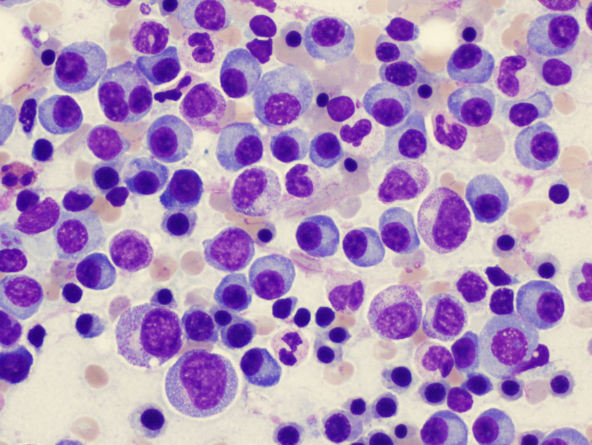
%> input picture Cells segmentation and classification/plasma.jpg, 1183 x 890 px (shown at 1/2 size)
$ octave Es1_Analisi_BB_Problematiche.m   (GNU Octave 9; MATLAB toolbox functions it lacks are replaced by stand-ins)
%> lines starting %> are read from the running program, lines starting %| are printed output that depends on the picture; in (x1, y1, x2, y2) boxes, pixels count from 0 and x2, y2 are one past the last pixel; in counts of white or black regions, pixels touching at a corner belong together; the program's own positions count from 1
%% Bounding Box "Problematiche"
% Questo script permette di visualizzare le bounding box dei nuclei e di analizzare quelle problematiche (più di un nucleo per bb, sovrapposizioni, ecc.).
% Carico l'immagine originale e l'immagine post prima segmentazione dal codice principale, e una volta risolte le "problematiche", salvo il risultato finale da caricare nel codice principale.
% L'obbiettivo è quello di avere nuceli separati e non sovrapposti, che vengano etichettati come oggetti distinti.

clear
close all
clc

%% Caricamento delle immagini

% Carico l'immagine originale e l'immagine modificata binaria

image = imread('plasma.jpg');
%> image is the input picture: size 890x1183x3 uint8; mean R, G, B 175.4, 146.7, 189.1
data = load('img_modified.mat');
img_modified = mat2gray(data.img_modified);

% Etichetto gli oggetti nell'immagine binaria e calcolo le bounding box

labeledImage = bwlabel(img_modified, 4);
measurements = regionprops(labeledImage, 'BoundingBox');
boundingBoxes = reshape([measurements.BoundingBox], 4, []).';

%% Visualizzazione delle bounding box

figure("Name", 'Bounding box sui nuclei');
imshow(image);
title('Bounding box sui nuclei');
hold on;

% Disegno le bounding box sull'immagine

for i = 1:size(boundingBoxes, 1)
    rectangle('Position', boundingBoxes(i, :), 'EdgeColor', 'r', 'LineWidth', 1.5);
end
%> this loop made 2 passes; what is shown inside it comes from the first
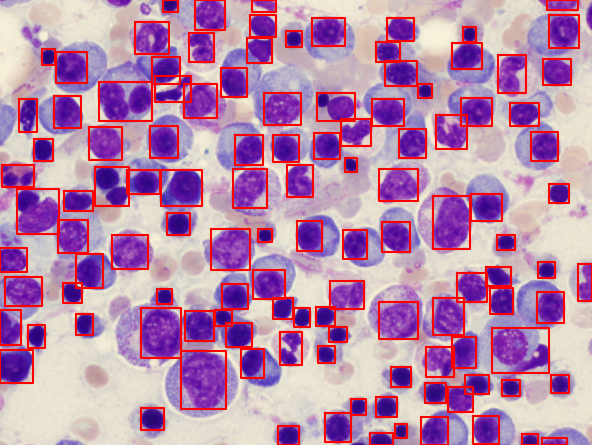
%> figure redrawn from the program's plot data; shown at 1/2 size; its title reads 'Bounding box sui nuclei'
hold off;

%% Analisi delle bounding box problematiche
% Visuallizzo il risultato della prima segmentazione per le bounding box problematiche e le paragono con la bounding box corrispondente nell'immagine originale.
% Questo mi permette di capire quale sia il problema e come risolverlo.

% Lista delle bounding box che richiedono segmentazione manuale o valutazione

problematicBoundingBoxes = [4, 6, 19, 20, 30, 36, 55, 57, 63, 67, 68, 90, 102, 117];
numBoxes = numel(problematicBoundingBoxes);
boxesPerFigure = 7; % Numero di bounding box per figura

% Itero sulle figure per visualizzare i nuclei delle bounding box problematiche

for fig = 1:2
    figure("Name", ['Bounding box problematiche - Figura ', num2str(fig)]);

    % Determino quali bounding box visualizzare nella figura corrente
    startIdx = (fig - 1) * boxesPerFigure + 1;
    endIdx = min(fig * boxesPerFigure, numBoxes);
    currentBoxes = problematicBoundingBoxes(startIdx:endIdx);

    % Visualizzo ogni bounding box
    for idx = 1:numel(currentBoxes)
        boxIdx = currentBoxes(idx);

        % Trovo le coordinate per il ritaglio
        [row, col] = find(labeledImage == boxIdx);
        rowMin = min(row); rowMax = max(row);
        colMin = min(col); colMax = max(col);

        % Ritaglio l'immagine originale e quella binaria
        croppedBinary = labeledImage(rowMin:rowMax, colMin:colMax) > 0;
        croppedOriginal = image(rowMin:rowMax, colMin:colMax, :);

        % Visualizzo l'immagine binaria e quella originale
        subplot(boxesPerFigure, 2, 2 * (idx - 1) + 1);
        imshow(croppedBinary);
        title(['Binary - Nucleo ', num2str(boxIdx)]);

        subplot(boxesPerFigure, 2, 2 * (idx - 1) + 2);
        imshow(croppedOriginal);
        title(['Original - Nucleo ', num2str(boxIdx)]);
    end
%> this loop made 7 passes
%> pass 1, `croppedOriginal = image(rowMin:rowMax, colMin:colMax, :);`:
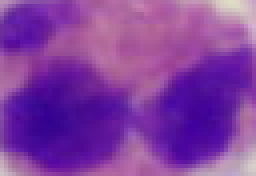
%> croppedOriginal: size 44x64x3 uint8 (shown 4 times larger); mean R, G, B 130.1, 61.7, 159.8
%> pass 1, `imshow(croppedBinary);`:
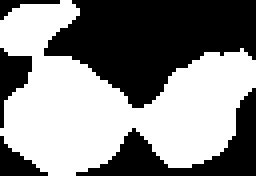
%> displayed picture: size 44x64 logical (shown 4 times larger); 52.7% white; 5 black regions, box (x1, y1, x2, y2) and area: (11, 0, 64, 27) 873, (19, 22, 64, 44) 297, (0, 12, 8, 32) 78, (0, 34, 12, 44) 57, (0, 0, 15, 5) 26
%> pass 2, `croppedOriginal = image(rowMin:rowMax, colMin:colMax, :);`:
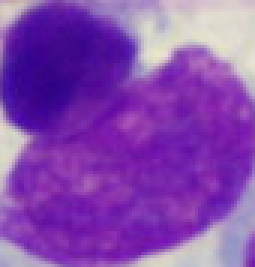
%> croppedOriginal: size 89x85x3 uint8 (shown 3 times larger); mean R, G, B 133.7, 72.4, 175.2
%> pass 2, `imshow(croppedBinary);`:
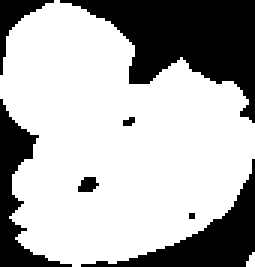
%> displayed picture: size 89x85 logical (shown 3 times larger); 68.9% white; 7 black regions (2 under 20 px), largest, box (x1, y1, x2, y2) and area: (20, 0, 85, 41) 1233, (27, 53, 85, 89) 548, (0, 33, 24, 89) 409, (0, 0, 18, 25) 125, (26, 59, 33, 64) 26
%> after the loop:
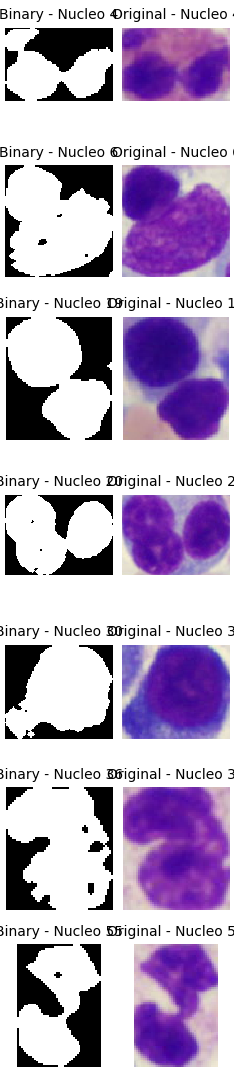
%> figure redrawn from the program's plot data, 14 panels
end

%% Segmentazione manuale delle bounding box selezionate
% Note:
% - Bounding box 90: contiene un singolo nucleo che si sta frammentando (lo conisdero come uno).
% - Bounding box 117: contiene due nuclei parziali sul bordo (considerati come uno).
% - Le altre bounding box contengono ciascuna 2/3 nuclei, da segmentare manualmente. Per 2 casi ci sono parti che si sovrappongono.
% Essendo quindi pochissimi casi, decido di perdere quella poca informazione.
% Si potrebbe applicare Hough circles ma solo per casi in cui le cellule hanno forma circolare come bb 20. Per le altre andrei ad approssimare troppo le altre forme come cerchi.


manualBoxes = [4, 6, 19, 20, 30, 36, 55, 57, 63, 67, 68, 102]; % Bounding box da segmentare

for i = 1:numel(manualBoxes)
    boxIdx = manualBoxes(i);

    % Trovo le coordinate per il ritaglio
    [row, col] = find(labeledImage == boxIdx);
    rowMin = min(row); rowMax = max(row);
    colMin = min(col); colMax = max(col);

    % Ritaglio l'immagine binaria e quella originale
    croppedBinary = labeledImage(rowMin:rowMax, colMin:colMax) > 0;
    croppedOriginal = image(rowMin:rowMax, colMin:colMax, :);
    currentBinary = croppedBinary; % Copia dell'immagine binaria
    done = false; % Controllo per terminare la segmentazione manuale

    % Ciclo per segmentazione manuale
    while ~done
        % Visualizzo l'immagine originale e la binaria corrente
        figure('Name', ['Segmentazione manuale - Nucleo ', num2str(boxIdx)]);
        subplot(1, 2, 1);
        imshow(croppedOriginal);
        title('Immagine Originale');

        subplot(1, 2, 2);
        imshow(currentBinary);
        title('Immagine Binaria Corrente');

        % Traccio una regione manualmente con drawfreehand
        figure;
        imshow(currentBinary);
        title(['Rimuovere sezioni indesiderate - Nucleo ', num2str(boxIdx)]);
%> (the run ends here)
